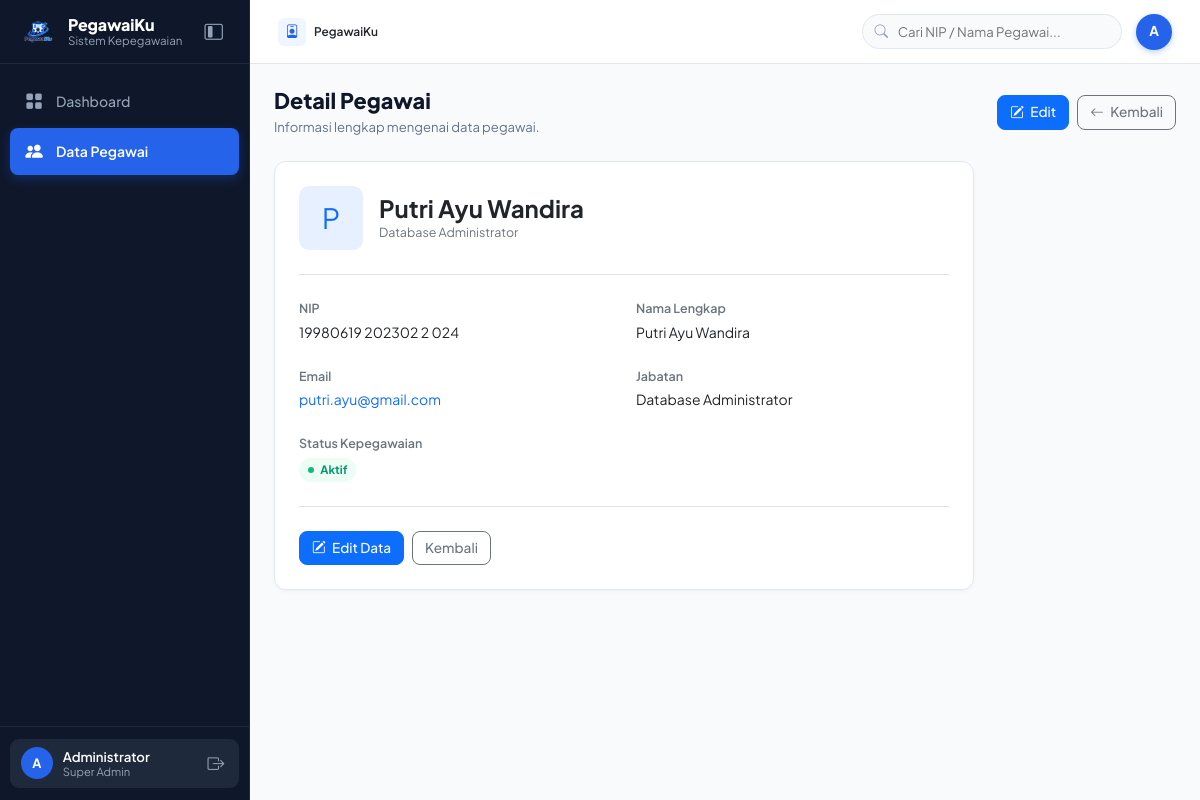
The app's page /pegawai/detail.php?id=50 (signed in) with its own data.
### tables this page shows
CREATE TABLE IF NOT EXISTS employees (
    id INT AUTO_INCREMENT PRIMARY KEY,
    nip VARCHAR(30) UNIQUE,
    nama VARCHAR(100) NOT NULL,
    email VARCHAR(100),
    jabatan VARCHAR(80),
    status ENUM('aktif', 'izin', 'cuti') NOT NULL DEFAULT 'aktif',
    foto VARCHAR(255) DEFAULT NULL
);

### config/koneksi.php (called while the page is built, shortened)
<?php
if (!function_exists('e')) {
    function e(?string $str): string
    {
        return htmlspecialchars($str ?? '', ENT_QUOTES, 'UTF-8');
    }
}

### pegawai/detail.php (the view, shortened to what this page needs)
<?php
require __DIR__ . '/../config/koneksi.php';
$id = isset($_GET['id']) ? (int) $_GET['id'] : 0;
$stmt = $pdo->prepare('SELECT id, nip, nama, email, jabatan, status, foto FROM employees WHERE id = :id');
$stmt->execute(['id' => $id]);
$employee = $stmt->fetch();
require __DIR__ . '/../partials/header.php';
?>
<div class="page-header d-flex flex-wrap justify-content-between align-items-center gap-3">
    <div>
        <h1>Detail Pegawai</h1>
        <p>Informasi lengkap mengenai data pegawai.</p>
    </div>
    <div class="d-flex gap-2">
        <a class="btn btn-primary" href="edit.php?id=<?= (int) $employee['id'] ?>">
            <i class="bi bi-pencil-square me-1"></i> Edit
        </a>
        <a class="btn btn-outline-secondary" href="index.php">
            <i class="bi bi-arrow-left me-1"></i> Kembali
        </a>
    </div>
</div>
<div class="card p-4" style="max-width: 700px;">
    <div class="d-flex align-items-center mb-4 pb-4 border-bottom gap-3">
        <?php if (!empty($employee['foto']) && file_exists(__DIR__ . '/../' . $employee['foto'])): ?>
            <img src="<?= $base ?>/<?= e($employee['foto']) ?>" alt="Pasfoto Pegawai" class="rounded-circle object-fit-cover shadow-sm" style="width:64px; height:64px;">
        <?php else: ?>
            <div class="stat-icon bg-primary bg-opacity-10 text-primary" style="font-size:1.75rem; width:64px; height:64px;">
                <?= e(mb_strtoupper(mb_substr($employee['nama'], 0, 1))) ?>
            </div>
        <?php endif; ?>
        <div>
            <h2 class="h4 fw-bold mb-0"><?= e($employee['nama']) ?></h2>
            <p class="text-secondary mb-0 small"><?= e($employee['jabatan']) ?></p>
        </div>
    </div>
    <div class="row g-4">
        <div class="col-sm-6">
            <div class="text-secondary small fw-semibold mb-1">NIP</div>
            <div><?= e($employee['nip']) ?></div>
        </div>
        <div class="col-sm-6">
            <div class="text-secondary small fw-semibold mb-1">Nama Lengkap</div>
            <div><?= e($employee['nama']) ?></div>
        </div>
        <div class="col-sm-6">
            <div class="text-secondary small fw-semibold mb-1">Email</div>
            <div>
                <a href="mailto:<?= e($employee['email']) ?>" class="text-decoration-none">
                    <?= e($employee['email'] ?: '-') ?>
                </a>
            </div>
        </div>
        <div class="col-sm-6">
            <div class="text-secondary small fw-semibold mb-1">Jabatan</div>
            <div><?= e($employee['jabatan'] ?: '-') ?></div>
        </div>
        <div class="col-sm-6">
            <div class="text-secondary small fw-semibold mb-1">Status Kepegawaian</div>
            <div>
                <?php $currStatus = strtolower((string) ($employee['status'] ?? 'aktif')); ?>
                <span class="employee-status status-<?= e($currStatus) ?>"><i></i><?= e(ucfirst($currStatus)) ?></span>
            </div>
        </div>
    </div>
    <div class="mt-4 pt-4 border-top d-flex gap-2">
        <a href="edit.php?id=<?= (int) $employee['id'] ?>" class="btn btn-primary">
            <i class="bi bi-pencil-square me-1"></i> Edit Data
        </a>
        <a href="index.php" class="btn btn-outline-secondary">Kembali</a>
    </div>
</div>
<?php
require __DIR__ . '/../partials/footer.php';
?>

### assets/css/style.css (style rules this page uses)
:root { --sidebar-width: 250px; --sidebar-collapsed-width: 72px; --sidebar-bg: #0f172a; --sidebar-hover: #1e293b; --sidebar-active-bg: #2563eb; --sidebar-text: #94a3b8; --sidebar-text-active: #ffffff; --topbar-height: 64px; --primary: #2563eb; --primary-hover: #1d4ed8; --bg-page: #f8fafc; --card-shadow: 0 1px 3px rgba(15, 23, 42, 0.04), 0 2px 6px rgba(15, 23, 42, 0.02); --card-hover-shadow: 0 8px 24px rgba(15, 23, 42, 0.08); --border-color: #e2e8f0; --transition: 0.24s ease; --bs-body-font-family: 'Plus Jakarta Sans', system-ui, -apple-system, BlinkMacSystemFont, "Segoe UI", Roboto, sans-serif; --bs-body-font-size: 0.875rem; --bs-body-line-height: 1.5; }
*, *::before, *::after { box-sizing: border-box; }
html { font-size: 16px; -webkit-text-size-adjust: 100%; }
body { font-family: 'Plus Jakarta Sans', system-ui, -apple-system, BlinkMacSystemFont, "Segoe UI", Roboto, sans-serif; background-color: var(--bg-page); color: #1e293b; min-height: 100vh; margin: 0; font-size: 0.875rem; line-height: 1.5; -webkit-font-smoothing: antialiased; }
.main-content > * { animation: appContentEnter 0.8s cubic-bezier(0.22, 1, 0.36, 1) both; }
.main-content > *:nth-child(2) { animation-delay: 0.08s; }
.card, .dashboard-hero, .stat-card, .table-responsive, .alert { transition: transform 0.45s ease, box-shadow 0.45s ease, border-color 0.45s ease; }
.sidebar, .sidebar-nav-link, .topbar, .btn, .form-control, .form-select, .input-group-text, .page-link { transition: all 0.35s ease; }
.card { border: 1px solid var(--border-color); border-radius: 12px; box-shadow: var(--card-shadow); background: #ffffff; }
.btn { border-radius: 8px; font-size: 0.85rem; font-weight: 500; }
.page-header { margin-bottom: 1.5rem; }
.page-header h1 { font-size: 1.35rem; font-weight: 800; color: #0f172a; margin-bottom: 0.2rem; }
.page-header p { color: #64748b; margin-bottom: 0; font-size: 0.85rem; }
.stat-icon { width: 48px; height: 48px; display: inline-flex; align-items: center; justify-content: center; border-radius: 10px; font-size: 1.35rem; flex-shrink: 0; }
html { font-size: 16px !important; }
body { font-family: 'Plus Jakarta Sans', system-ui, -apple-system, BlinkMacSystemFont, "Segoe UI", Roboto, sans-serif !important; font-size: 14px !important; line-height: 1.5 !important; color: #1e293b !important; }
body, button, input, select, textarea { font-family: 'Plus Jakarta Sans', system-ui, sans-serif; }
.main-content p { font-size: 0.82rem; }
.main-content .small { font-size: 0.78rem !important; }
.employee-status { display: inline-flex; align-items: center; gap: 0.4rem; background: #ecfdf5; color: #059669; font-size: 0.72rem; font-weight: 700; padding: 0.2rem 0.55rem; border-radius: 999px; white-space: nowrap; }
.employee-status i { width: 6px; height: 6px; border-radius: 50%; background: #10b981; }
.employee-status.status-aktif { background: #ecfdf5; color: #059669; }
.employee-status.status-aktif i { background: #10b981; }

### records on screen
employees: nama "P", nama "Putri Ayu Wandira", jabatan "Database Administrator", nip "19980619 202302 2 024", email "putri.ayu@gmail.com", status "Aktif"

### other values on screen
$firstLetter "A"
$userName "Administrator"
